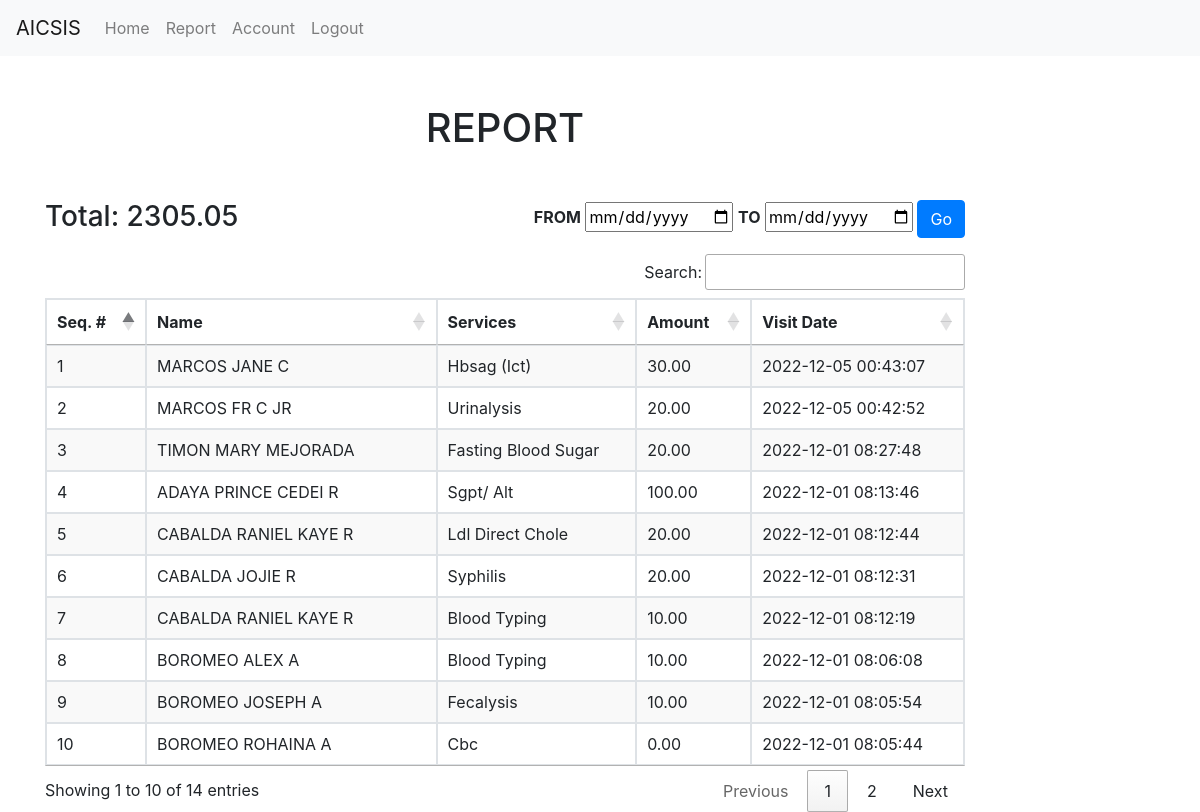
Page /admin/report.php (signed in) on the earlier database version.
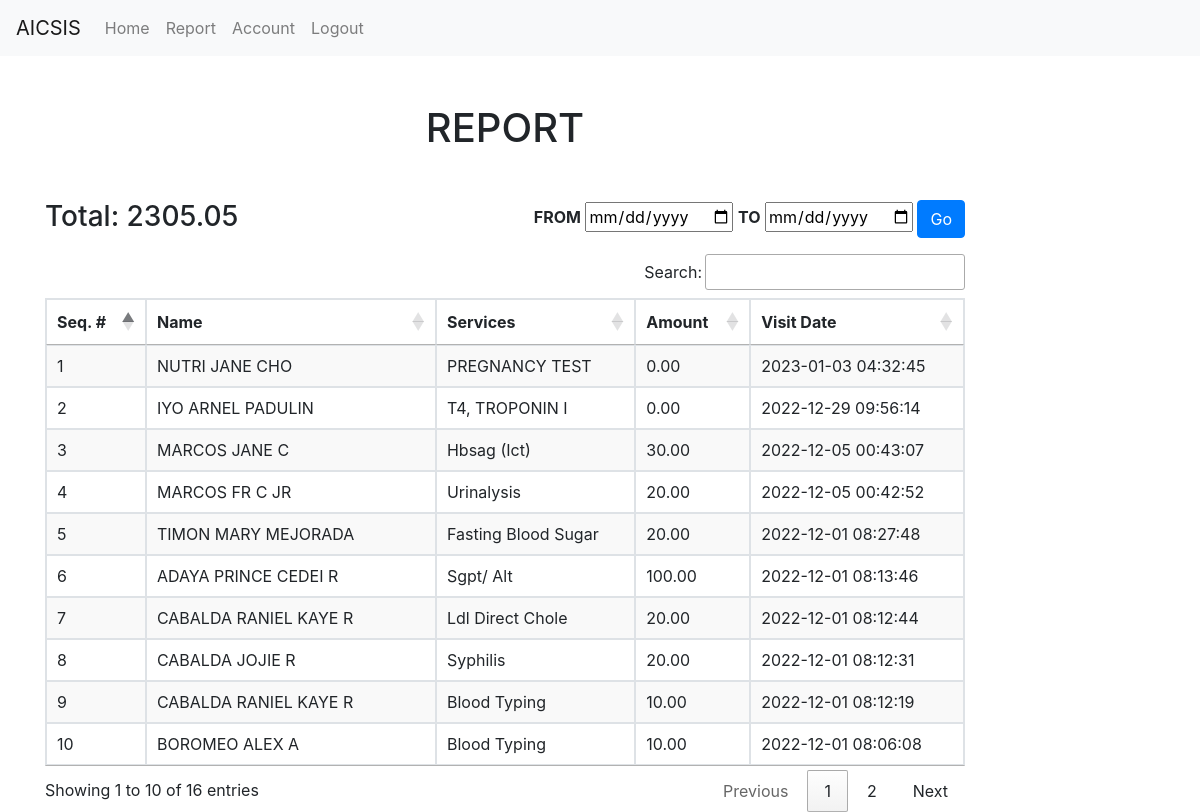
Same page on the later database version.
### tables this page shows
CREATE TABLE `tbl_services` (
  `id` int(11) NOT NULL,
  `client_id` int(11) NOT NULL,
  `member_id` int(11) NOT NULL,
  `services` varchar(255) NOT NULL,
  `amount` decimal(8,2) NOT NULL,
  `date_created` timestamp NOT NULL DEFAULT current_timestamp()
);

CREATE TABLE `tbl_client` (
  `id` int(11) NOT NULL,
  `lname` varchar(255) NOT NULL,
  `fname` varchar(255) NOT NULL,
  `mname` varchar(255) NOT NULL,
  `suffix` varchar(255) DEFAULT NULL,
  `head_family_id` int(11) DEFAULT NULL,
  `age` varchar(3) DEFAULT NULL,
  `relation` varchar(200) NOT NULL,
  `address` varchar(255) NOT NULL,
  `date_created` datetime(5) NOT NULL DEFAULT current_timestamp(5)
);

### admin/report.php (the view, shortened to what the changed rows need)
<?php
    include('../include/header.php');
    include('../security.php');
?>
    <div class="container">
        <div class="row">
            <div class="col-10">
                <div class="table-responsive mt-5 " id="print">
                        <h1 class="text-center mb-5"> REPORT </h1>
                        <div class="float-right mb-3">
                        <form action="#" method="post">
                        </form>
                        </div>
                        <?php
                            if (isset($_POST['btn_filter'])) {
                                $from = mysqli_real_escape_string($connection, check_input($_POST['from']));
                                $to =mysqli_real_escape_string($connection, check_input($_POST['to']));
                                    if (!empty($from) && !empty($to)){
                                        ?>
                                <h3> Total:
                                    <?php
                                        $querySum = "SELECT SUM(amount) AS TOTAL FROM tbl_services WHERE DATE(date_created) BETWEEN '$from' AND '$to' ";
                                        $query_run = mysqli_query($connection,$querySum);
                                        while ($row = mysqli_fetch_assoc($query_run)){
                                        echo $row['TOTAL'];
                                        }
                                    ?>
                                </h3>
                                <h3 class="mb-5">FROM: <?php echo htmlspecialchars($from); ?> - TO: <?php echo htmlspecialchars($to); ?></h3>
                                <table class="table table-bordered stripe" id="dataTable10" width="100%" cellspacing="0">
                                    <thead>
                                        <tr>
                                            <th>Seq. #</th>
                                            <th>Name</th>
                                            <th>Services</th>
                                            <th>Amount</th>
                                            <th>Visit Date</th>
                                        </tr>
                                    </thead>
                                    <tbody>
                                        <?php
                                            $query = "SELECT tbl_client.id AS ID, tbl_client.lname, tbl_client.fname, tbl_client.mname, tbl_client.suffix, tbl_client.head_family_id, tbl_client.relation,
                                            tbl_services.id AS SID, tbl_services.client_id, tbl_services.member_id, tbl_services.services, tbl_services.amount, tbl_services.date_created
                                            FROM tbl_client
                                            INNER JOIN tbl_services ON tbl_client.id = tbl_services.member_id
                                            WHERE DATE(tbl_services.date_created) BETWEEN '$from' AND '$to'
                                            ORDER BY tbl_services.id DESC";
                                            $query_run = mysqli_query($connection,$query);
                                                $seq = 1;
                                                if (mysqli_num_rows($query_run) > 0){
                                                    while($row = mysqli_fetch_assoc($query_run)){
                                            ?>
                                                        <tr style="text-transform: capitalize;">
                                                            <td><?php echo htmlspecialchars($seq++); ?> </td>
                                                            <td style="text-transform: uppercase;"><?php echo htmlspecialchars($row['lname']." ".$row['fname']. " " .$row['mname']). " " .$row['suffix']; ?> </td>
                                                            <td><?php echo htmlspecialchars($row['services']); ?> </td>
                                                            <td><?php echo htmlspecialchars($row['amount']); ?> </td>
                                                            <td><?php echo htmlspecialchars($row['date_created']); ?> </td>
                                                        </tr>
                                                                <?php
                                                    }
                                                }else {
                                                }
                                                        ?>
                                    </tbody>
                                </table>
                        <?php
                                }
                            }else{
                        ?>
                                <h3> Total:
                                    <?php
                                        $querySum = "SELECT SUM(amount) AS TOTAL FROM tbl_services";
                                        $query_run = mysqli_query($connection,$querySum);
                                        while ($row = mysqli_fetch_assoc($query_run)){
                                        echo $row['TOTAL'];
                                        }
                                    ?>
                                </h3>
                            <table class="table table-bordered stripe" id="dataTable10" width="100%" cellspacing="0">
                                <thead>
                                    <tr>
                                        <th>Seq. #</th>
                                        <th>Name</th>
                                        <th>Services</th>
                                        <th>Amount</th>
                                        <th>Visit Date</th>
                                    </tr>
                                </thead>
                                <tbody>
                                    <?php
                                        $query = "SELECT tbl_client.id AS ID, tbl_client.lname, tbl_client.fname, tbl_client.mname, tbl_client.suffix, tbl_client.head_family_id, tbl_client.relation,
                                        tbl_services.id AS SID, tbl_services.client_id, tbl_services.member_id, tbl_services.services, tbl_services.amount, tbl_services.date_created
                                        FROM tbl_client
                                        INNER JOIN tbl_services ON tbl_client.id = tbl_services.member_id
                                        ORDER BY tbl_services.id DESC;";
                                        $query_run = mysqli_query($connection,$query);
                                            $seq = 1;
                                            if (mysqli_num_rows($query_run) > 0){
                                                while($row = mysqli_fetch_assoc($query_run)){
                                        ?>
                                                    <tr style="text-transform: capitalize;">
                                                        <td><?php echo htmlspecialchars($seq++); ?> </td>
                                                        <td style="text-transform: uppercase;"><?php echo htmlspecialchars($row['lname']." ".$row['fname']. " " .$row['mname']). " " .$row['suffix']; ?> </td>
                                                        <td><?php echo htmlspecialchars($row['services']); ?> </td>
                                                        <td><?php echo htmlspecialchars($row['amount']); ?> </td>
                                                        <td><?php echo htmlspecialchars($row['date_created']); ?> </td>
                                                    </tr>
                                                            <?php
                                                }
                                            }else {
                                            }
                                                    ?>
                                </tbody>
                            </table>
                        <?php
                            }
                        ?>
                    </div>
                </div>
            </div>
    </div>
<?php
    include('../include/footer.php');
?>

Differences in the rows shown:
no longer on this page (row unchanged): tbl_services: tbl_client.lname+fname+mname "BOROMEO JOSEPH A", services "Fecalysis", amount "10.00", date_created "2022-12-01 08:05:54"
no longer on this page (row unchanged): tbl_services: client.mname "BOROMEO ROHAINA A", services "Cbc", amount "0.00", date_created "2022-12-01 08:05:44"
added tbl_services: tbl_client.lname+fname+mname "NUTRI JANE CHO", services "PREGNANCY TEST", amount "0.00", date_created "2023-01-03 04:32:45"
added tbl_services: tbl_client.lname+fname+mname "IYO ARNEL PADULIN", services "T4, TROPONIN I", amount "0.00", date_created "2022-12-29 09:56:14"
Other differences:
text written by a page script: "Search: Showing 1 to 10 of 14 entries Previous 1 2 Next" → "Search: Showing 1 to 10 of 16 entries Previous 1 2 Next"
